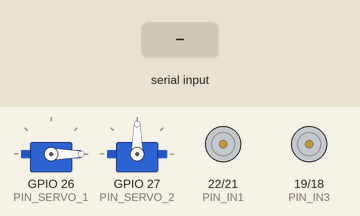
A sketch run on a simulated ESP32. On the bench: 2 × servo, motor-driver pin pairs drawn as motors (green arrow = first pin HIGH = forward, orange = second pin HIGH = backward, longer = more drive, scaled by the enable pin). Inputs (shaded band) come from the test bench. Nothing arrives over Bluetooth unless stated.

Above: at 1.2 s.
1.3 s: "F" received over the second serial link
At 1.9 s:
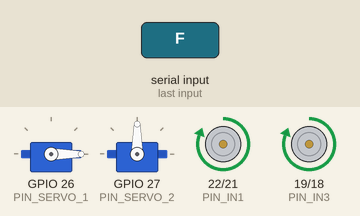
2.8 s: "B" received over the second serial link
At 4.0 s:
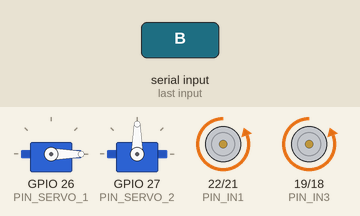
4.3 s: "L" received over the second serial link
At 5.4 s:
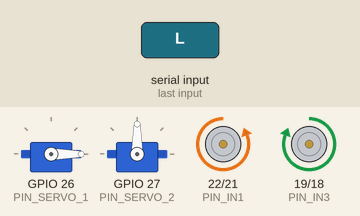
5.8 s: "R" received over the second serial link
At 6.5 s:
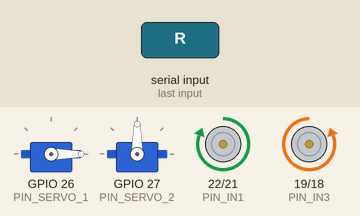
7.3 s: "X" received over the second serial link
At 9.0 s:
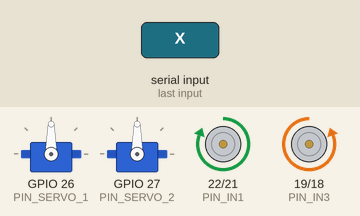
9.3 s: "S" received over the second serial link
At 10.4 s:
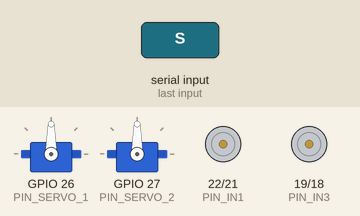
Timing chart, 0 to 11.8 s (numbered marks = the images above; inputs shaded):
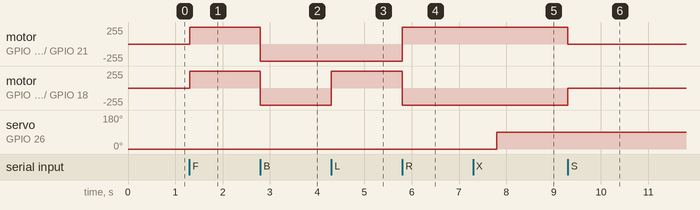

The sketch:

01-bluetooth-rc-car-servo-controller.ino
```cpp
#include "BluetoothSerial.h"
#include <ESP32Servo.h>

BluetoothSerial SerialBT;

// --- PIN ASSIGNMENTS ---
const int PIN_SERVO_1 = 26;
const int PIN_SERVO_2 = 27;

// Motor Pins (L298N)
const int PIN_IN1 = 22;
const int PIN_IN2 = 21;
const int PIN_IN3 = 19;
const int PIN_IN4 = 18;
const int PIN_ENA = 5;
const int PIN_ENB = 23;

Servo leftServo;
Servo rightServo;
char command;

void setup() {
  Serial.begin(9600);
  SerialBT.begin("TEAMUHAW");

  // Motor Pin Setup
  pinMode(PIN_IN1, OUTPUT);
  pinMode(PIN_IN2, OUTPUT);
  pinMode(PIN_IN3, OUTPUT);
  pinMode(PIN_IN4, OUTPUT);
  pinMode(PIN_ENA, OUTPUT);
  pinMode(PIN_ENB, OUTPUT);

  // Enable motors (Full Speed)
  digitalWrite(PIN_ENA, HIGH);
  digitalWrite(PIN_ENB, HIGH);

  // Servo Setup
  leftServo.attach(PIN_SERVO_1);
  rightServo.attach(PIN_SERVO_2);

  // Initial Positions
  leftServo.write(0);
  rightServo.write(90); // Adjusted to match your Y button logic
}

void loop() {
  if (SerialBT.available()) {
    command = SerialBT.read();

    // FORWARD
    if (command == 'F') { // Standardized: F usually means Forward
      digitalWrite(PIN_IN1, HIGH);
      digitalWrite(PIN_IN2, LOW);
      digitalWrite(PIN_IN3, HIGH);
      digitalWrite(PIN_IN4, LOW);
    }
    // BACKWARD
    else if (command == 'B') {
      digitalWrite(PIN_IN1, LOW);
      digitalWrite(PIN_IN2, HIGH);
      digitalWrite(PIN_IN3, LOW);
      digitalWrite(PIN_IN4, HIGH);
    }
    // LEFT
    else if (command == 'L') {
      digitalWrite(PIN_IN1, LOW);
      digitalWrite(PIN_IN2, HIGH);
      digitalWrite(PIN_IN3, HIGH);
      digitalWrite(PIN_IN4, LOW);
    }
    // RIGHT
    else if (command == 'R') {
      digitalWrite(PIN_IN1, HIGH);
      digitalWrite(PIN_IN2, LOW);
      digitalWrite(PIN_IN3, LOW);
      digitalWrite(PIN_IN4, HIGH);
    }
    // STOP
    else if (command == 'S') {
      digitalWrite(PIN_IN1, LOW);
      digitalWrite(PIN_IN2, LOW);
      digitalWrite(PIN_IN3, LOW);
      digitalWrite(PIN_IN4, LOW);
    }
    // X BUTTON -> LEFT SERVO
    else if (command == 'X') {
      leftServo.write(0);
      delay(500);
      leftServo.write(90);
    }
    // Y BUTTON -> RIGHT SERVO
    else if (command == 'Y') {
      rightServo.write(90);
      delay(500);
      rightServo.write(0);
    }
  }
}
```

Measured:
- after the input at 1.3 s, motor on GPIO 22 (PIN_IN1) / GPIO 21 (PIN_IN2), motor on GPIO 19 (PIN_IN3) / GPIO 18 (PIN_IN4): stopped → forward 255/255 at once
- after the input at 2.8 s, motor on GPIO 22 (PIN_IN1) / GPIO 21 (PIN_IN2), motor on GPIO 19 (PIN_IN3) / GPIO 18 (PIN_IN4): forward 255/255 → backward 255/255 at once
- after the input at 4.3 s, motor on GPIO 19 (PIN_IN3) / GPIO 18 (PIN_IN4): backward 255/255 → forward 255/255 at once
- after the input at 5.8 s, motor on GPIO 22 (PIN_IN1) / GPIO 21 (PIN_IN2): backward 255/255 → forward 255/255 at once; motor on GPIO 19 (PIN_IN3) / GPIO 18 (PIN_IN4): forward 255/255 → backward 255/255 at once
- after the input at 7.3 s, servo on GPIO 26 (PIN_SERVO_1): 0° → 90° after 0.50 s
- after the input at 9.3 s, motor on GPIO 22 (PIN_IN1) / GPIO 21 (PIN_IN2): forward 255/255 → stopped at once; motor on GPIO 19 (PIN_IN3) / GPIO 18 (PIN_IN4): backward 255/255 → stopped at once
